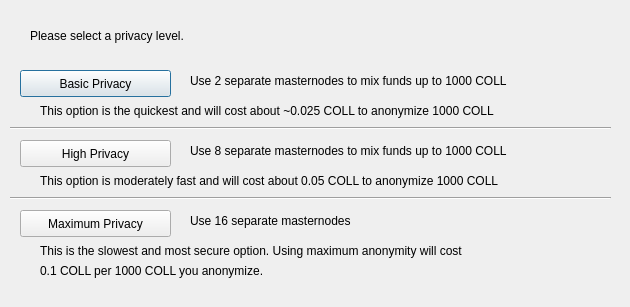
<?xml version="1.0" encoding="UTF-8"?>
<ui version="4.0">
 <class>DarksendConfig</class>
 <widget class="QDialog" name="DarksendConfig">
  <property name="geometry">
   <rect>
    <x>0</x>
    <y>0</y>
    <width>630</width>
    <height>307</height>
   </rect>
  </property>
  <property name="windowTitle">
   <string>Configure PrivateSend</string>
  </property>
  <widget class="QPushButton" name="buttonBasic">
   <property name="geometry">
    <rect>
     <x>20</x>
     <y>70</y>
     <width>151</width>
     <height>27</height>
    </rect>
   </property>
   <property name="text">
    <string>Basic Privacy</string>
   </property>
  </widget>
  <widget class="QPushButton" name="buttonHigh">
   <property name="geometry">
    <rect>
     <x>20</x>
     <y>140</y>
     <width>151</width>
     <height>27</height>
    </rect>
   </property>
   <property name="text">
    <string>High Privacy</string>
   </property>
  </widget>
  <widget class="QPushButton" name="buttonMax">
   <property name="geometry">
    <rect>
     <x>20</x>
     <y>210</y>
     <width>151</width>
     <height>27</height>
    </rect>
   </property>
   <property name="text">
    <string>Maximum Privacy</string>
   </property>
  </widget>
  <widget class="QLabel" name="label">
   <property name="geometry">
    <rect>
     <x>30</x>
     <y>20</y>
     <width>571</width>
     <height>31</height>
    </rect>
   </property>
   <property name="text">
    <string>Please select a privacy level.</string>
   </property>
  </widget>
  <widget class="QLabel" name="label_2">
   <property name="geometry">
    <rect>
     <x>190</x>
     <y>70</y>
     <width>421</width>
     <height>21</height>
    </rect>
   </property>
   <property name="text">
    <string>Use 2 separate masternodes to mix funds up to 1000 COLL</string>
   </property>
  </widget>
  <widget class="QLabel" name="label_3">
   <property name="geometry">
    <rect>
     <x>190</x>
     <y>140</y>
     <width>411</width>
     <height>21</height>
    </rect>
   </property>
   <property name="text">
    <string>Use 8 separate masternodes to mix funds up to 1000 COLL</string>
   </property>
  </widget>
  <widget class="QLabel" name="label_4">
   <property name="geometry">
    <rect>
     <x>190</x>
     <y>210</y>
     <width>421</width>
     <height>21</height>
    </rect>
   </property>
   <property name="text">
    <string>Use 16 separate masternodes</string>
   </property>
  </widget>
  <widget class="QLabel" name="label_6">
   <property name="geometry">
    <rect>
     <x>40</x>
     <y>100</y>
     <width>561</width>
     <height>21</height>
    </rect>
   </property>
   <property name="text">
    <string>This option is the quickest and will cost about ~0.025 COLL to anonymize 1000 COLL</string>
   </property>
  </widget>
  <widget class="QLabel" name="label_7">
   <property name="geometry">
    <rect>
     <x>40</x>
     <y>170</y>
     <width>561</width>
     <height>21</height>
    </rect>
   </property>
   <property name="text">
    <string>This option is moderately fast and will cost about 0.05 COLL to anonymize 1000 COLL</string>
   </property>
  </widget>
  <widget class="QLabel" name="label_8">
   <property name="geometry">
    <rect>
     <x>40</x>
     <y>240</y>
     <width>561</width>
     <height>21</height>
    </rect>
   </property>
   <property name="text">
    <string>This is the slowest and most secure option. Using maximum anonymity will cost</string>
   </property>
  </widget>
  <widget class="QLabel" name="label_9">
   <property name="geometry">
    <rect>
     <x>40</x>
     <y>260</y>
     <width>561</width>
     <height>21</height>
    </rect>
   </property>
   <property name="text">
    <string>0.1 COLL per 1000 COLL you anonymize.</string>
   </property>
  </widget>
  <widget class="Line" name="line">
   <property name="geometry">
    <rect>
     <x>10</x>
     <y>120</y>
     <width>601</width>
     <height>16</height>
    </rect>
   </property>
   <property name="orientation">
    <enum>Qt::Horizontal</enum>
   </property>
  </widget>
  <widget class="Line" name="line_2">
   <property name="geometry">
    <rect>
     <x>10</x>
     <y>190</y>
     <width>601</width>
     <height>16</height>
    </rect>
   </property>
   <property name="orientation">
    <enum>Qt::Horizontal</enum>
   </property>
  </widget>
 </widget>
 <resources/>
 <connections/>
</ui>
